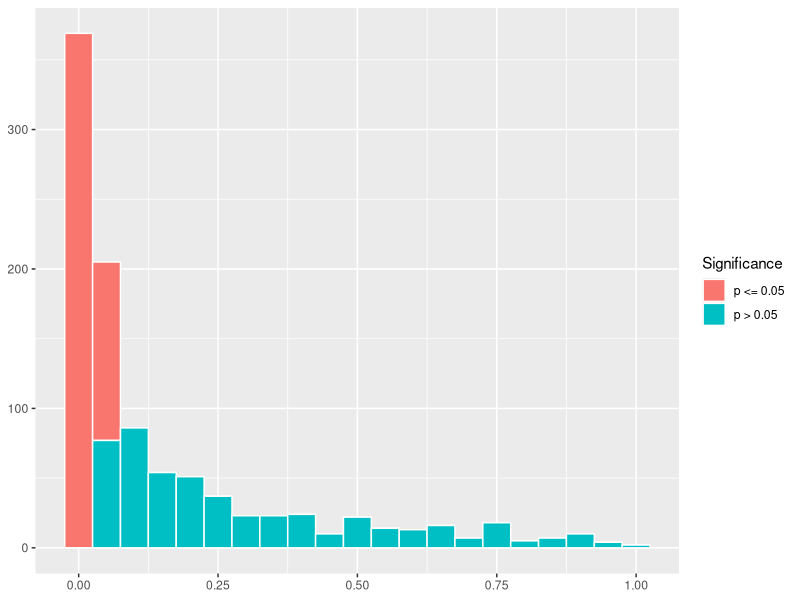

Recreate this plot in R.
library(ggplot2)

# change these parameters if you wnt
samplesPerExperiment <- 32
nExperiments <- 1000

# generate the experimental data
controls = rnorm(n = samplesPerExperiment*nExperiments, mean = 50, sd = 20)
tests = rnorm(n = samplesPerExperiment*nExperiments, mean = 60, sd = 20)
dim(controls) <- c(samplesPerExperiment, nExperiments)
dim(tests) <- c(samplesPerExperiment, nExperiments)

# this function calculate a p values
pValue <- function(nSamples1, mean1, var1,
                   nSamples2, mean2, var2) {
    delta <- mean1 - mean2
    stderr <- sqrt(var1/nSamples1 + var2/nSamples2)
    t <- delta / stderr
    pt(-abs(t), df = 2 * samplesPerExperiment - 2) +
        1 - pt(abs(t), df = 2 * samplesPerExperiment - 2)
}

# apply the pValue function to the experimental data
pVector <- mapply(pValue,
       apply(controls, 2, length),
       apply(controls, 2, mean),
       apply(controls, 2, var),
       apply(tests, 2, length),
       apply(tests, 2, mean),
       apply(tests, 2, var))

# plot a histogram
myPlot <- ggplot() +
    geom_histogram(aes(x = pVector,
                   fill = ifelse(pVector <= 0.05, "#56B4E9", "#E69F00")),
                   binwidth = 0.05,
                   color = "white") +
    scale_fill_discrete(name = "Significance",
                        labels = c("p <= 0.05", "p > 0.05")) +
    theme(axis.title.x = element_blank()) +
    theme(axis.title.y = element_blank())

# ...profit!
plot(myPlot)

# print out stuff
sum(pVector <= 0.05)
sum(pVector > 0.05)
summary(pVector)